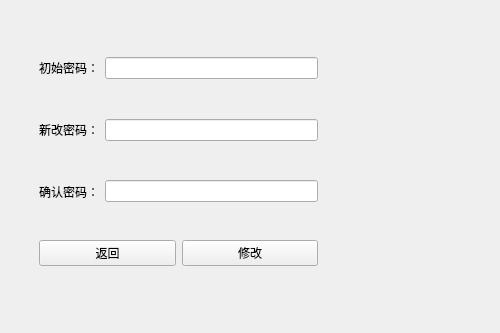
<?xml version="1.0" encoding="UTF-8"?>
<ui version="4.0">
 <class>ModifyAdministratorPassword</class>
 <widget class="QWidget" name="ModifyAdministratorPassword">
  <property name="geometry">
   <rect>
    <x>0</x>
    <y>0</y>
    <width>500</width>
    <height>333</height>
   </rect>
  </property>
  <property name="windowTitle">
   <string>Form</string>
  </property>
  <widget class="QWidget" name="widget_5" native="true">
   <property name="geometry">
    <rect>
     <x>30</x>
     <y>40</y>
     <width>297</width>
     <height>241</height>
    </rect>
   </property>
   <layout class="QVBoxLayout" name="verticalLayout">
    <item>
     <widget class="QWidget" name="widget" native="true">
      <layout class="QHBoxLayout" name="horizontalLayout">
       <item>
        <widget class="QLabel" name="label">
         <property name="text">
          <string>初始密码：</string>
         </property>
        </widget>
       </item>
       <item>
        <widget class="QLineEdit" name="lineEdit_oldPass">
         <property name="echoMode">
          <enum>QLineEdit::PasswordEchoOnEdit</enum>
         </property>
        </widget>
       </item>
      </layout>
     </widget>
    </item>
    <item>
     <widget class="QWidget" name="widget_2" native="true">
      <layout class="QHBoxLayout" name="horizontalLayout_2">
       <item>
        <widget class="QLabel" name="label_2">
         <property name="text">
          <string>新改密码：</string>
         </property>
        </widget>
       </item>
       <item>
        <widget class="QLineEdit" name="lineEdit_newPass">
         <property name="echoMode">
          <enum>QLineEdit::PasswordEchoOnEdit</enum>
         </property>
        </widget>
       </item>
      </layout>
     </widget>
    </item>
    <item>
     <widget class="QWidget" name="widget_3" native="true">
      <layout class="QHBoxLayout" name="horizontalLayout_3">
       <item>
        <widget class="QLabel" name="label_3">
         <property name="text">
          <string>确认密码：</string>
         </property>
        </widget>
       </item>
       <item>
        <widget class="QLineEdit" name="lineEdit_againPass">
         <property name="echoMode">
          <enum>QLineEdit::PasswordEchoOnEdit</enum>
         </property>
        </widget>
       </item>
      </layout>
     </widget>
    </item>
    <item>
     <widget class="QWidget" name="widget_4" native="true">
      <layout class="QHBoxLayout" name="horizontalLayout_4">
       <item>
        <widget class="QPushButton" name="pushButton_back">
         <property name="text">
          <string>返回</string>
         </property>
        </widget>
       </item>
       <item>
        <widget class="QPushButton" name="pushButton_submit">
         <property name="text">
          <string>修改</string>
         </property>
        </widget>
       </item>
      </layout>
     </widget>
    </item>
   </layout>
  </widget>
 </widget>
 <resources/>
 <connections/>
</ui>
